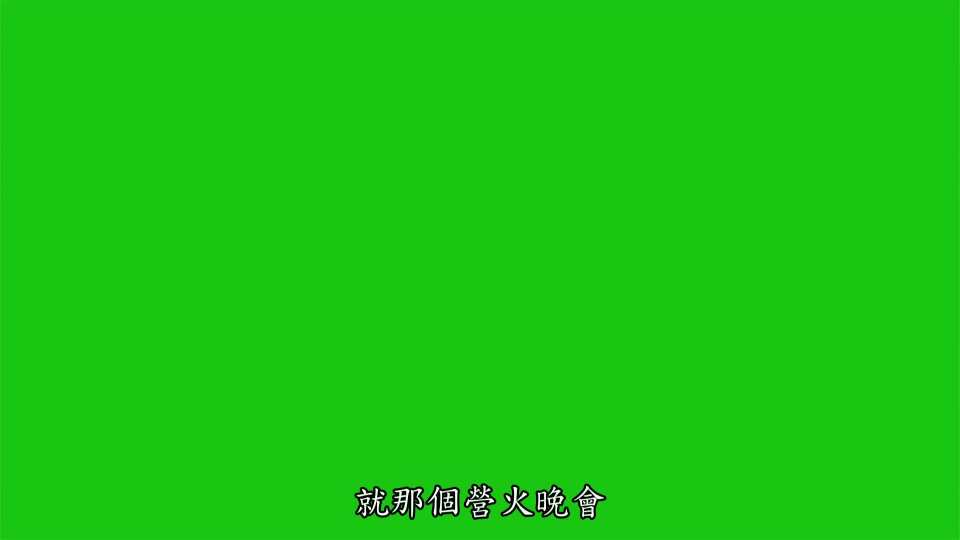
#> input picture image/green.jpg, 1920 x 1080 px, found by its file name (shown at 1/2 size)
$ python img_pixel.py
#> lines starting #> are read from the running program, lines starting #| are printed output that depends on the picture; after the words box and inside, x2 and y2 are one past the last pixel; in counts of white or black regions, pixels touching at a corner belong together
#> further down, img is the input picture: shape (1080, 1920, 3); mean B, G, R 18.8, 196.9, 25.7
#coding；utf-8
import cv2
import numpy as np


def print_pixel_values(img):
    print('img[0:100,0:100]',img[0:100,0:100])
    px = img[100,100]
    print('img[100,100] pixel values bgr',px)
    #blue = img[100,100,0]
    blue = img.item(100,100,0)#快
    print('img[100,100] pixel values of blue',blue)
    green = img[100,100,1]
    print('img[100,100] pixel values of green',green)
    red = img[100,100,2]
    print('img[100,100] pixel values of red',red)
    cv2.imshow('orgimg',img)
    if cv2.waitKey(0) == 27 :
        cv2.destroyWindow(orgimg)

def change_pixel_values(img):
    px = img[10,10]
    print('img [10,10] pixel values bgr',px)
    red = img.item(10,10,2)
    print('img[100,100] pixel values of red',red)
    img.itemset((10,10,2),100)
    print('img set red 100',img.item(10,10,2))
    img.itemset((10,10,0),100)
    img.itemset((10,10,1),100)
    print('img set bgr 100',img[10,10])
    img[20:90,20:90] = [0,0,0]
    cv2.imshow('chaimgblack',img)
    img[20:90,20:90] = [255,0,0]
    cv2.imshow('chaimgred',img)
    img[20:90,20:90] = [0,0,255]
    cv2.imshow('chaimgblue',img)
    img[:,:,2] = 0
    cv2.imshow("allred = 0",img)
    img[:,:,1] = 0
    img[:,:,0] = 0
    cv2.imshow("all = 0",img)

    if cv2.waitKey(0) == 27 :
        cv2.destroyAllWindows()


def add_img():
    # Load two images
    img1 = cv2.imread('/home/ly/opencvtest/opencvlearn/image/back.jpg')
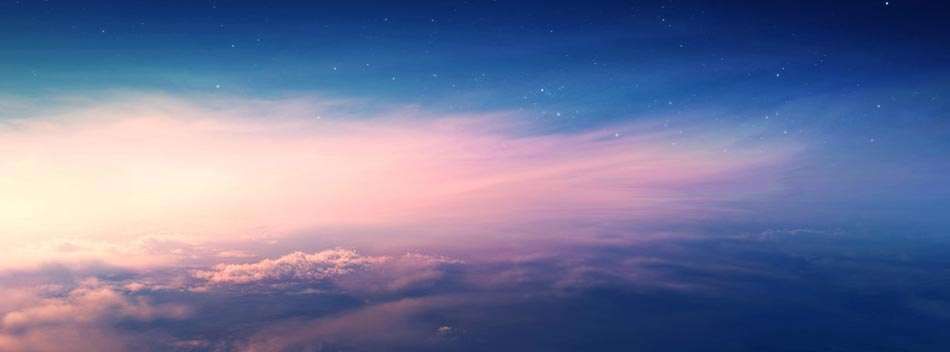
#> input picture image/back.jpg, 950 x 352 px, found by its file name
#> img1 is the input picture: shape (352, 950, 3); mean B, G, R 154.2, 117.8, 111.7
    img1 = cv2.resize(img1,None,fx = 1,fy = 2)
#> img1: shape (704, 950, 3)
    #img2 = cv2.imread('/home/zk/opencvtest/opencvlearn/image/opencvlogo.png')
    img2 = cv2.imread('/home/ly/opencvtest/opencvlearn/image/mianju.jpg')
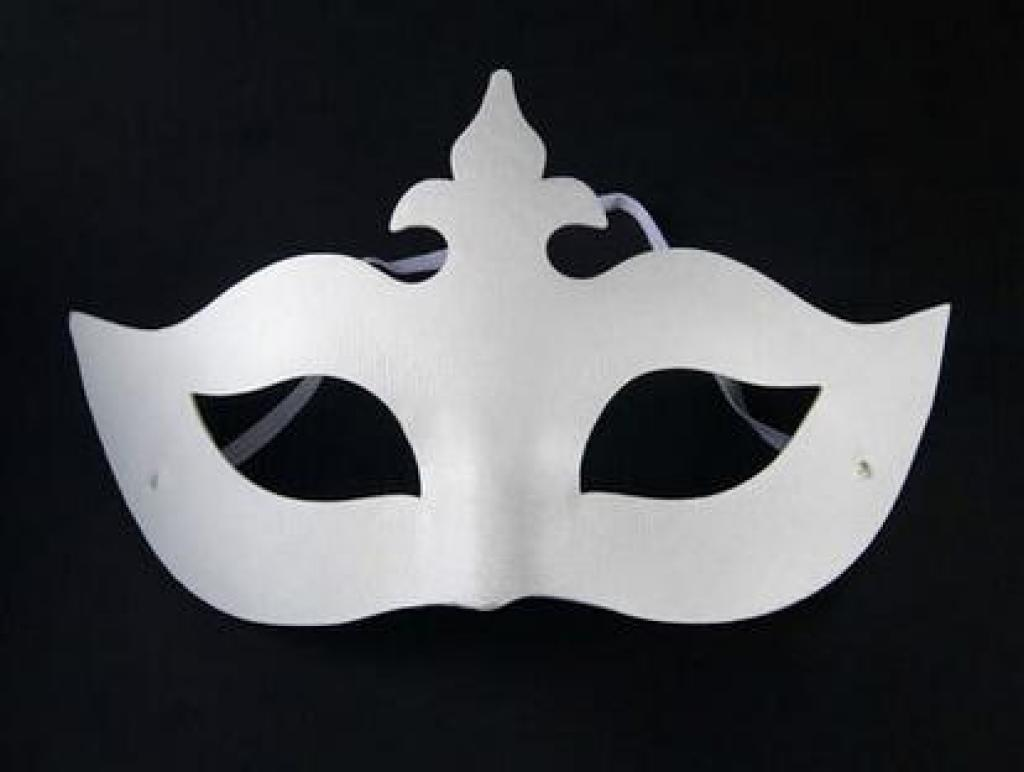
#> input picture image/mianju.jpg, 1024 x 772 px, found by its file name
#> img2 is the input picture: shape (772, 1024, 3); mean B, G, R 74.3, 71.4, 70.1
    img2 = cv2.resize(img2,None,fx = 0.5,fy = 0.5)
#> img2: shape (386, 512, 3)
    #print(img2)
    # I want to put logo on top-left corner, So I create a ROI
    rows,cols,channels = img2.shape
#> rows = 386; cols = 512; channels = 3
    print('img2.shape',img2.shape)
#| img2.shape (386, 512, 3)
    print('img.size',img2.size)
#| img.size 592896
    print('img.dtype',img.dtype)
#| img.dtype uint8
    roi = img1[50:rows+50, 50:cols+50 ]
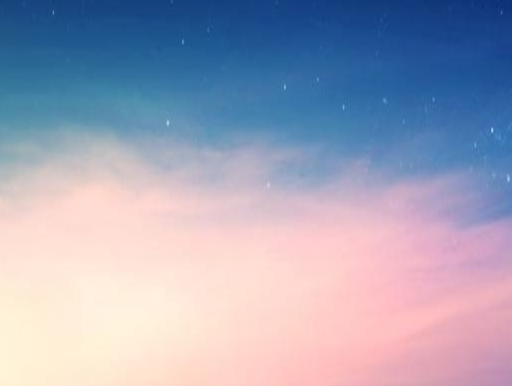
#> roi: shape (386, 512, 3); mean B, G, R 184.8, 162.6, 160.4
    # Now create a mask of logo and create its inverse mask also
    img2gray = cv2.cvtColor(img2,cv2.COLOR_BGR2GRAY)
    print('img2gray,shape',img2gray.shape)
#| img2gray,shape (386, 512)
    #ret, mask = cv2.threshold(img2gray, 10, 255, cv2.THRESH_BINARY)#大于10的设置为0(黑色），小于设置为255
    ret, mask = cv2.threshold(img2gray, 120, 255, cv2.THRESH_BINARY)#大于10的设置为0(黑色），小于设置为255
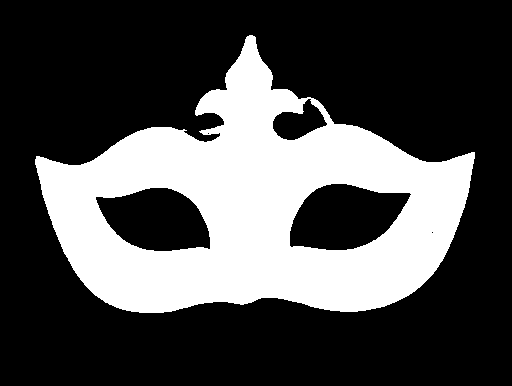
#> mask: shape (386, 512); 30% white; 1 white region, box (x1, y1, x2, y2) and area: (35, 35, 475, 313) 59365
    mask_inv = cv2.bitwise_not(mask)
    # Now black-out the area of logo in ROI
    img1_bg = cv2.bitwise_and(roi,roi,mask = mask_inv)
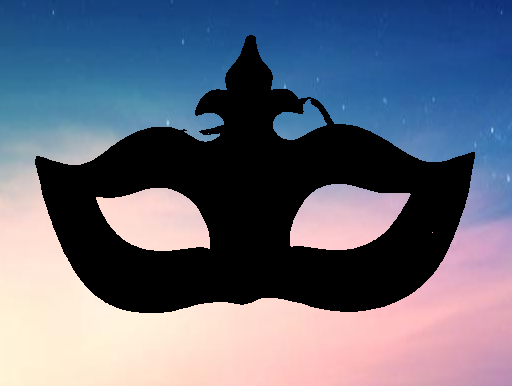
#> img1_bg: shape (386, 512, 3); mean B, G, R 125, 106.7, 101.3
    # Take only region of logo from logo image.
    img2_fg = cv2.bitwise_and(img2,img2,mask = mask)
    # Put logo in ROI and modify the main image
    dst = cv2.add(img1_bg,img2_fg)
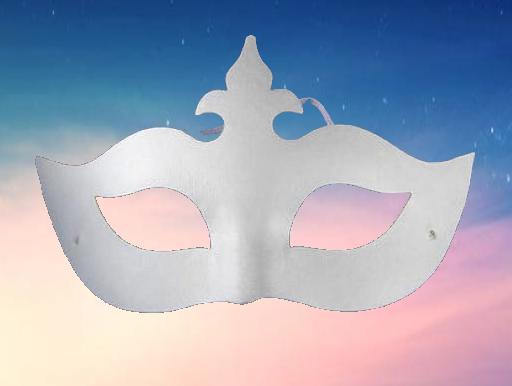
#> dst: shape (386, 512, 3); mean B, G, R 186.3, 167.6, 162
    print('dst.shape',dst.shape)
#| dst.shape (386, 512, 3)
    img1[50:rows+50, 50:cols+50 ] = dst
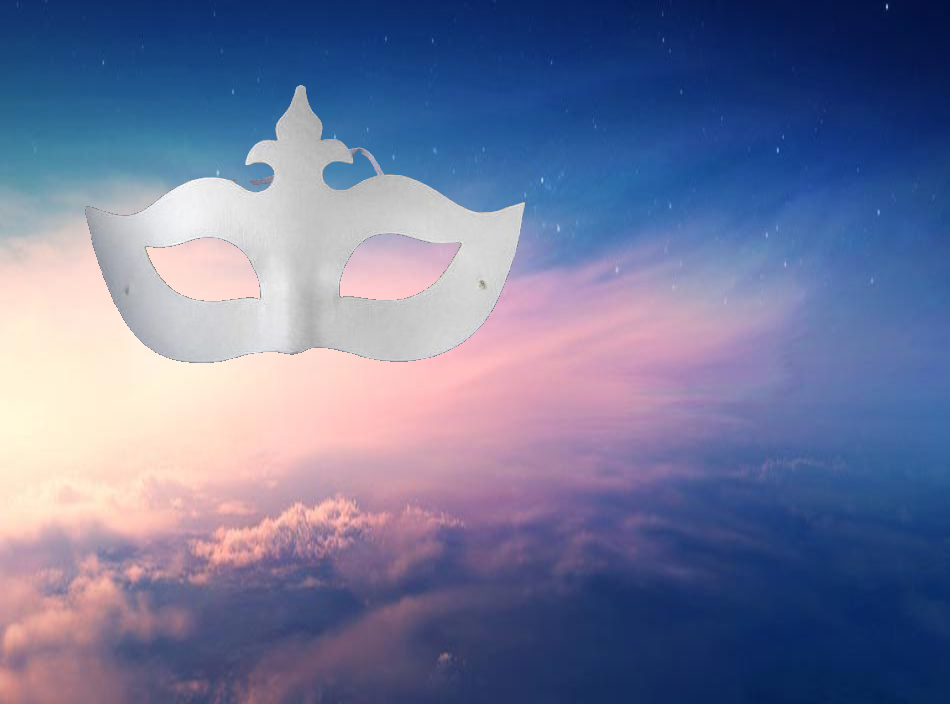
#> img1: shape (704, 950, 3); mean B, G, R 154.7, 119.4, 112.3
    cv2.imshow('res',img1)

    cv2.imshow('img1_bg',img1_bg)
    cv2.imshow('img2_fg',img2_fg)
    cv2.imshow('img2',img2)
    #cv2.imshow('dst',dst)
    #cv2.imshow('img2',img2)
    #cv2.imshow('mask',mask)
    cv2.waitKey(0)
    cv2.destroyAllWindows()

if __name__ == "__main__":
    img = cv2.imread("/home/ly/opencvtest/opencvlearn/image/green.jpg")
    #print_pixel_values(img)
    #change_pixel_values(img)
    add_img()
